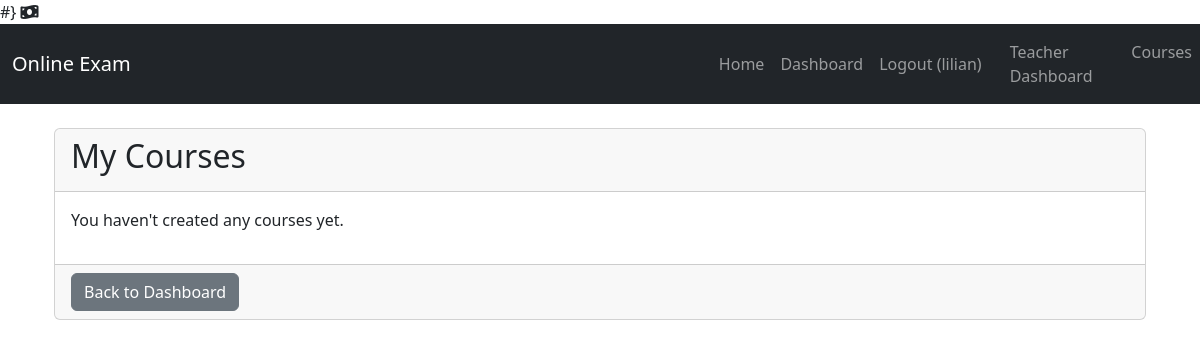
/teacher/courses/ (signed in), run on an earlier commit of the app's database.
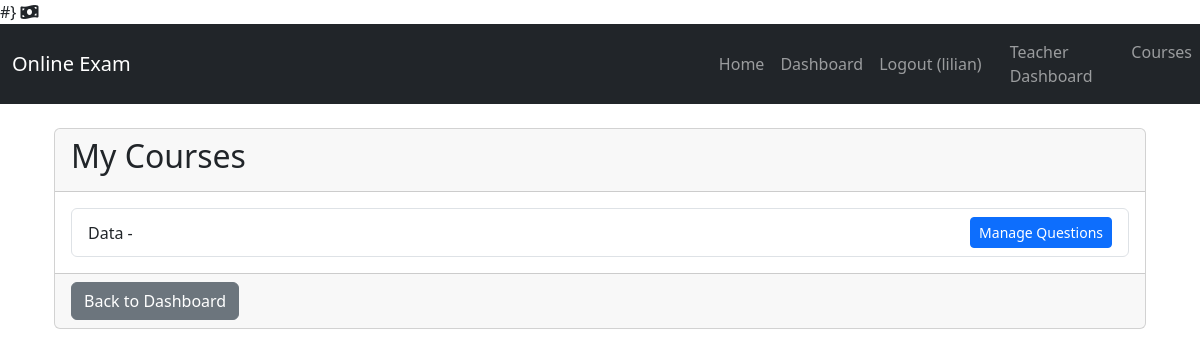
And on a later commit of the database.
### exam_app/models.py (models this page shows, shortened)
class Course(models.Model):
    name = models.CharField(max_length=200)
    description = models.TextField(blank=True)
    teacher = models.ForeignKey(User, on_delete=models.CASCADE, limit_choices_to={'is_teacher': True})
    is_active = models.BooleanField(default=True) # <-- Add this line
    time_limit_minutes = models.PositiveIntegerField(
        default=60, # Default to 60 minutes (1 hour)
        validators=[MinValueValidator(5), MaxValueValidator(240)], # Min 5 mins, Max 4 hours
        help_text="Time limit for the exam in minutes (e.g., 60 for 1 hour)."
    )
    created_at = models.DateTimeField(auto_now_add=True)
    updated_at = models.DateTimeField(auto_now=True)
    class Meta:
        unique_together = ('name', 'teacher') # Ensure a teacher cannot have two courses with the same name
        ordering = ['name']

### exam_app/views.py (the view)
# urls.py: path('teacher/courses/', views.teacher_course_list, name='teacher_course_list'),
@login_required
@user_passes_test(is_teacher)
def teacher_course_list(request):
    courses = Course.objects.filter(teacher=request.user).order_by('name')
    context = {
        'courses': courses
    }
    return render(request, 'teachers/course_list.html', context) # You will create this template next

### exam_app/views.py (called while the page is built)
def is_teacher(user):
    return user.is_authenticated and user.is_teacher and user.approved

### exam_app/templates/teachers/course_list.html (shortened to what this page needs)
{% extends 'base.html' %}
{% load static %}
{% block content %}
    <div class="container mt-4">
        <div class="card">
            <div class="card-header d-flex justify-content-between align-items-center">
                <h2>My Courses</h2>
            </div>
            <div class="card-body">
                {% if courses %}
                    <div class="list-group">
                        {% for course in courses %}
                            <div class="list-group-item list-group-item-action d-flex justify-content-between align-items-center">
                                <span>{{ course.name }} - {{ course.description }}</span>
                                <div>
                                    <a href="{% url 'exam_app:teacher_question_list' course_pk=course.pk %}" class="btn btn-sm btn-primary">Manage Questions</a>
                                </div>
                            </div>
                        {% endfor %}
                    </div>
                {% else %}
                    <p>You haven't created any courses yet.</p>
                {% endif %}
            </div>
            <div class="card-footer">
                <a href="{% url 'exam_app:teacher_dashboard' %}" class="btn btn-secondary">Back to Dashboard</a>
            </div>
        </div>
    </div>
{% endblock %}

What changed in the data, as far as the page shows it:
added Course: name "Data"
Also different on the page:
text no longer shown: "You haven't created any courses yet."
